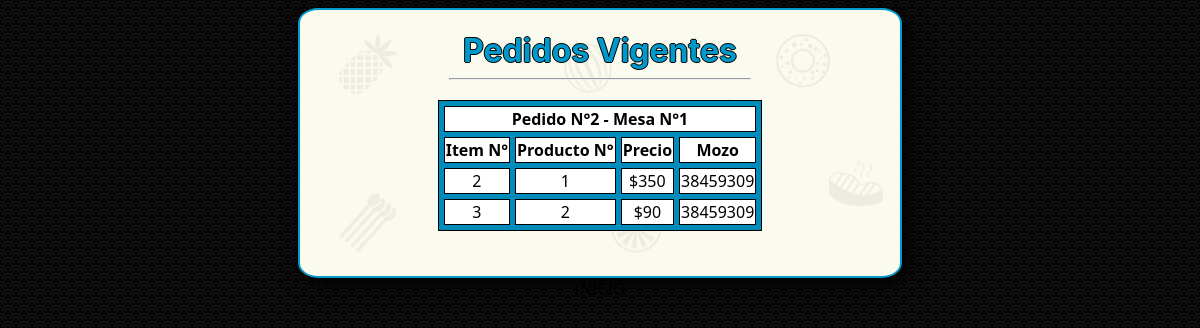
The app's page /ConsultaPedidoVigente, older data.
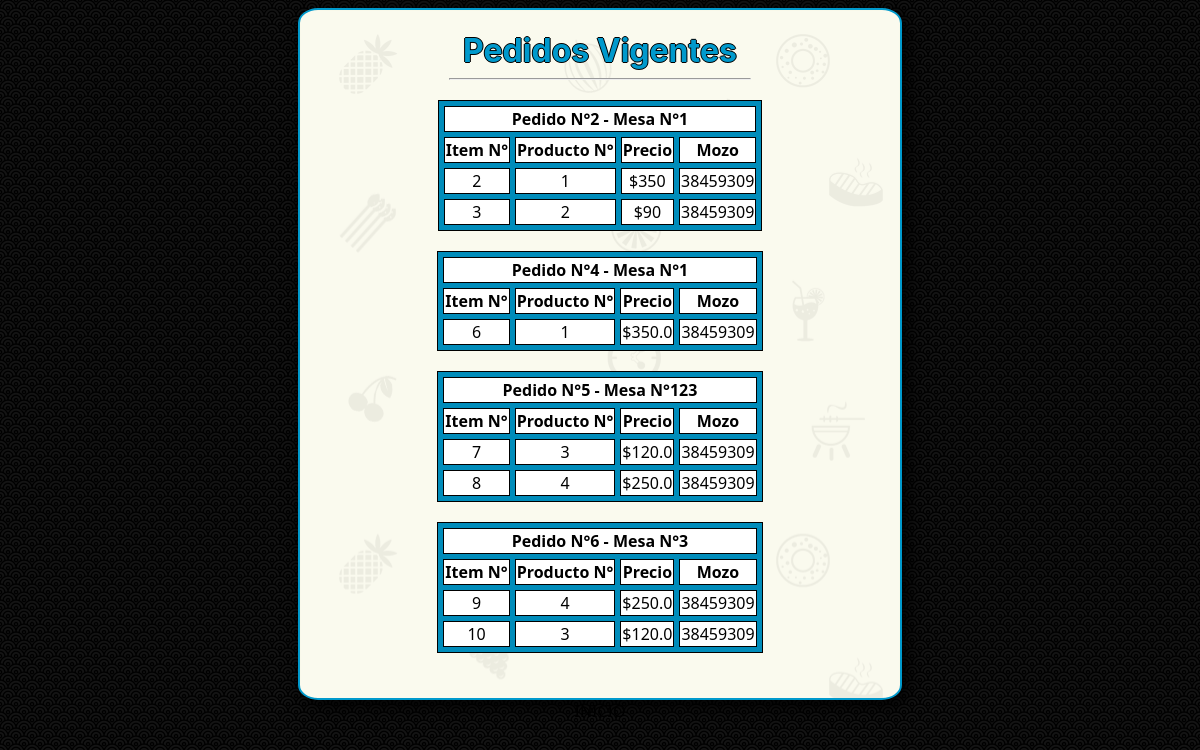
The same page, newer data.
### models.py (models this page shows)
class Pedidos(db.Model):
    __tablename__ = 'Pedidos'
    NumPedido = db.Column(db.Integer, primary_key = True)
    Fecha = db.Column(db.DateTime)
    Total = db.Column(db.Float)
    Cobrado = db.Column(db.String(20))
    Observacion = db.Column(db.String(80), nullable = False)
    DNIMozo = db.Column(db.Integer, db.ForeignKey('Usuarios.DNI'), nullable = False)
    Mesa = db.Column(db.Integer, nullable = False)
    item = db.relationship('ItemsPedidos', backref = 'itemspedidos', cascade = "all, delete-orphan", lazy = 'dynamic')

class ItemsPedidos(db.Model):
    __tablename__ = 'ItemsPedidos'
    NumItem = db.Column(db.Integer, primary_key = True, unique = True)
    NumPedido = db.Column(db.Integer, db.ForeignKey('Pedidos.NumPedido'))
    NumProducto = db.Column(db.Integer, db.ForeignKey('Productos.NumProducto'))
    Precio = db.Column(db.Float)
    Estado = db.Column(db.String(30))

### app.py (the view)
@app.route('/ConsultaPedidoVigente', methods = ['POST', 'GET'])
def consultaPedidoVigente():
    listaPED = Pedidos.query.all()
    listaITE = ItemsPedidos.query.all()
    cant_pedi = len(listaPED)
    cant_item = len(listaITE)
    return render_template('listadoPedidosVigentes.html', listaPedis = listaPED, listaItems = listaITE, items = cant_item, pedis = cant_pedi)

### templates/listadoPedidosVigentes.html (shortened to what this page needs)
{% extends 'base_template.html' %}
{% block content %}
    <center>
        <div class="alMedio">
            <h1 class="title">Pedidos Vigentes</h1>
            <hr width="300px">
            <center>
                {% for i in range(pedis) %}
                    {% if listaPedis[i].Cobrado == 'False' %}
                        <table>
                            <tr><th colspan="5">Pedido N°{{listaPedis[i].NumPedido}} - Mesa N°{{listaPedis[i].Mesa}}</th></tr>
                            <tr><th>Item N°</th><th>Producto N°</th><th>Precio</th><th>Mozo</th></tr>
                            {% for j in range(items) %}
                                {% if listaItems[j].NumPedido == listaPedis[i].NumPedido %}
                                    <tr><td class="enelmedio">{{listaItems[j].NumItem}}</td><td class="enelmedio">{{listaItems[j].NumProducto}}</td><td class="enelmedio">${{listaItems[j].Precio}}</td><td>{{listaPedis[i].DNIMozo}}</td></tr>
                                {% endif %}
                            {% endfor %}
                        </table>
                    {% endif %}
                {% endfor %}
            </center>
        </div>
        <div>
            <a href=" {{url_for('inicio')}} ">INICIO</a>
        </div>
    </center>
{% endblock %}

### templates/base_template.html (shortened to what this page needs)
<!DOCTYPE html>
<html lang="es">
<head>
    <link href="{{url_for('static', filename = 'css/estilos.css')}}" rel="stylesheet">
</head>
<body>
    {% block content %}{% endblock %}
</body>
</html>

### static/css/estilos.css (style rules this page uses)
body { font-family: 'Segoe UI', Tahoma, Geneva, Verdana, sans-serif; background-image: url(../img/nami.png); color: #0099CC; }
.alMedio { background-image: url(../img/restaurant_icons.png); background-color: #9b9b9b8e; padding-bottom: 25px; text-align: center; border: 2px solid; border-radius: 20px / 15px; width: 600px; box-shadow: rgb(0, 0, 0) 5px 5px 20px; }
.title { font-family: -apple-system, BlinkMacSystemFont, 'Segoe UI', Roboto, Oxygen, Ubuntu, Cantarell, 'Open Sans', 'Helvetica Neue', sans-serif; margin-bottom: 5px; color: #0099CC; text-shadow: -1px 0 black, 0 1px black, 1px 0 black, 0 -1px black; }
a:link, a:visited { text-decoration: none; color: #000000; }
table { margin: 20px; width: auto; border-collapse: collapse #0099CC; border: 1px solid #000000; border-collapse: separate; border-spacing: 5px; background: #008CBA url("gradient.gif") bottom left repeat-x; color: #fff; }
td, th { background: #fff; color: #000; border: 1px solid #000000; }
.enelmedio { text-align: center; }

Row changes from the older to the newer data that the page shows:
added Pedidos: Cobrado "False" (drawn), NumPedido "4", Mesa "1", DNIMozo "38459309"
added ItemsPedidos: NumItem "6", NumProducto "1", Precio "350.0"
added Pedidos: Cobrado "False" (drawn), NumPedido "5", Mesa "123", DNIMozo "38459309" "38459309"
added ItemsPedidos: NumItem "7", NumProducto "3", Precio "120.0"
added ItemsPedidos: NumItem "8", NumProducto "4", Precio "250.0"
added Pedidos: Cobrado "False" (drawn), NumPedido "6", Mesa "3", DNIMozo "38459309" "38459309"
added ItemsPedidos: NumItem "9", NumProducto "4", Precio "250.0"
added ItemsPedidos: NumItem "10", NumProducto "3", Precio "120.0"
Text that changed along with them:
new list line: "Pedido N° - Mesa N° Item N° Producto N° Precio Mozo $"
new list line: "Pedido N° - Mesa N° Item N° Producto N° Precio Mozo $ $"
